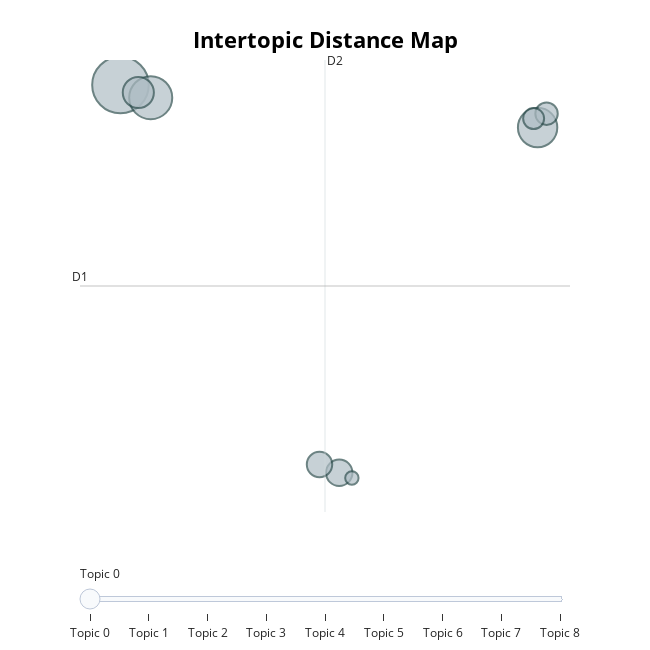
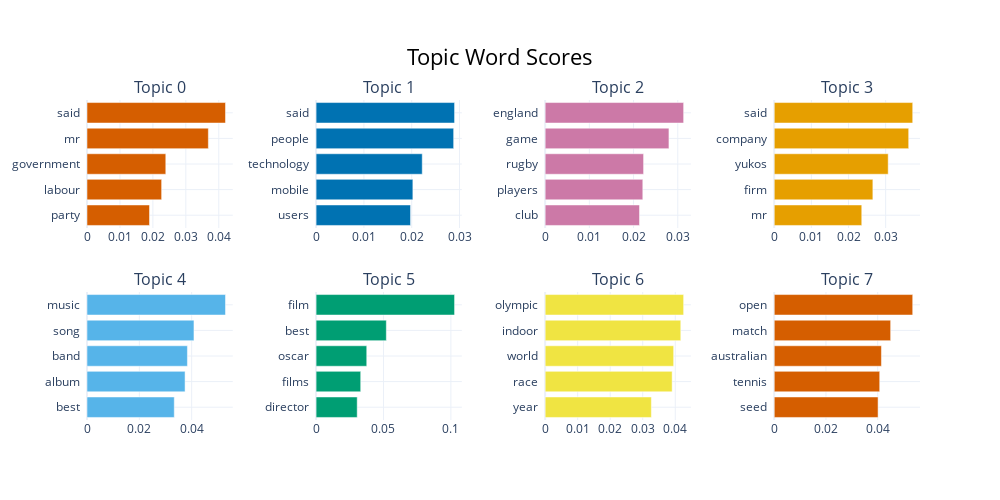

Notebook cell for these charts, in order:
### Code cell
old_topics = topic_model_baseline.get_topics()

info_df = topic_model_baseline.get_topic_info()
clean_df = info_df[info_df["Topic"] != -1].copy()

def clean_keywords(repr_list):
    return ", ".join(repr_list[:6])

clean_df["Top Keywords"] = clean_df["Representation"].apply(clean_keywords)

display_table = clean_df[["Topic", "Count", "Top Keywords"]]

import pandas as pd
pd.set_option('display.max_colwidth', None)
display(display_table.head(5))

fig_map = topic_model_baseline.visualize_topics()
fig_map.show()

fig_bar = topic_model_baseline.visualize_barchart(top_n_topics=8)
fig_bar.show()

### Figure 1 — Plotly figure (JSON) as saved in the notebook; plotly's stock layout.template omitted (floating-point values rounded to 4 significant figures)
{"data": [{"customdata": [[0, "said | mr | government | labour | party", 357], [1, "said | people | technology | mobile | users", 207], [2, "england | game | rugby | players | club", 173], [3, "said | company | yukos | firm | mr", 108], [4, "music | song | band | album | best", 78], [5, "film | best | oscar | films | director", 72], [6, "olympic | indoor | world | race | year", 56], [7, "open | match | australian | tennis | seed", 49], [8, "comedy | tv | bbc | series | celebrity", 20]], "hovertemplate": "<b>Topic %{customdata[0]}</b><br>%{customdata[1]}<br>Size: %{customdata[2]}", "legendgroup": "", "marker": {"color": "#B0BEC5", "size": [357, 207, 173, 108, 78, 72, 56, 49, 20], "sizemode": "area", "sizeref": 0.2231, "symbol": "circle", "line": {"color": "DarkSlateGrey", "width": 2}}, "mode": "markers", "name": "", "orientation": "v", "showlegend": false, "x": [-6.416, -5.697, 3.506, -5.992, -1.213, -1.682, 3.718, 3.411, -0.9122], "xaxis": "x", "y": [9.498, 8.776, 7.074, 9.068, -12.6, -12.13, 7.863, 7.587, -12.9], "yaxis": "y", "type": "scatter"}], "layout": {"xaxis": {"anchor": "y", "domain": [0.0, 1.0], "title": {"text": ""}, "visible": false, "range": [-7.379, 4.276]}, "yaxis": {"anchor": "x", "domain": [0.0, 1.0], "title": {"text": ""}, "visible": false, "range": [-14.84, 10.92]}, "legend": {"tracegroupgap": 0, "itemsizing": "constant"}, "margin": {"t": 60}, "title": {"font": {"size": 22, "color": "Black"}, "text": "<b>Intertopic Distance Map</b>", "y": 0.95, "x": 0.5, "xanchor": "center", "yanchor": "top"}, "hoverlabel": {"font": {"size": 16, "family": "Rockwell"}, "bgcolor": "white"}, "width": 650, "height": 650, "sliders": [{"active": 0, "pad": {"t": 50}, "steps": [{"args": [{"marker.color": [["red", "#B0BEC5", "#B0BEC5", "#B0BEC5", "#B0BEC5", "#B0BEC5", "#B0BEC5", "#B0BEC5", "#B0BEC5"]]}], "label": "Topic 0", "method": "update"}, {"args": [{"marker.color": [["#B0BEC5", "red", "#B0BEC5", "#B0BEC5", "#B0BEC5", "#B0BEC5", "#B0BEC5", "#B0BEC5", "#B0BEC5"]]}], "label": "Topic 1", "method": "update"}, {"args": [{"marker.color": [["#B0BEC5", "#B0BEC5", "red", "#B0BEC5", "#B0BEC5", "#B0BEC5", "#B0BEC5", "#B0BEC5", "#B0BEC5"]]}], "label": "Topic 2", "method": "update"}, {"args": [{"marker.color": [["#B0BEC5", "#B0BEC5", "#B0BEC5", "red", "#B0BEC5", "#B0BEC5", "#B0BEC5", "#B0BEC5", "#B0BEC5"]]}], "label": "Topic 3", "method": "update"}, {"args": [{"marker.color": [["#B0BEC5", "#B0BEC5", "#B0BEC5", "#B0BEC5", "red", "#B0BEC5", "#B0BEC5", "#B0BEC5", "#B0BEC5"]]}], "label": "Topic 4", "method": "update"}, {"args": [{"marker.color": [["#B0BEC5", "#B0BEC5", "#B0BEC5", "#B0BEC5", "#B0BEC5", "red", "#B0BEC5", "#B0BEC5", "#B0BEC5"]]}], "label": "Topic 5", "method": "update"}, {"args": [{"marker.color": [["#B0BEC5", "#B0BEC5", "#B0BEC5", "#B0BEC5", "#B0BEC5", "#B0BEC5", "red", "#B0BEC5", "#B0BEC5"]]}], "label": "Topic 6", "method": "update"}, {"args": [{"marker.color": [["#B0BEC5", "#B0BEC5", "#B0BEC5", "#B0BEC5", "#B0BEC5", "#B0BEC5", "#B0BEC5", "red", "#B0BEC5"]]}], "label": "Topic 7", "method": "update"}, {"args": [{"marker.color": [["#B0BEC5", "#B0BEC5", "#B0BEC5", "#B0BEC5", "#B0BEC5", "#B0BEC5", "#B0BEC5", "#B0BEC5", "red"]]}], "label": "Topic 8", "method": "update"}]}], "shapes": [{"line": {"color": "#CFD8DC", "width": 2}, "type": "line", "x0": -1.551, "x1": -1.551, "y0": -14.84, "y1": 10.92}, {"line": {"color": "#9E9E9E", "width": 2}, "type": "line", "x0": -7.379, "x1": 4.276, "y0": -1.956, "y1": -1.956}], "annotations": [{"showarrow": false, "text": "D1", "x": -7.379, "y": -1.956, "yshift": 10}, {"showarrow": false, "text": "D2", "x": -1.551, "xshift": 10, "y": 10.92}]}}

### Figure 2 — Plotly figure (JSON) as saved in the notebook; plotly's stock layout.template omitted (floating-point values rounded to 4 significant figures)
{"data": [{"marker": {"color": "#D55E00"}, "orientation": "h", "x": [0.01897, 0.02265, 0.02392, 0.03684, 0.04204], "y": ["party  ", "labour  ", "government  ", "mr  ", "said  "], "type": "bar", "xaxis": "x", "yaxis": "y"}, {"marker": {"color": "#0072B2"}, "orientation": "h", "x": [0.01975, 0.02024, 0.0222, 0.02877, 0.02896], "y": ["users  ", "mobile  ", "technology  ", "people  ", "said  "], "type": "bar", "xaxis": "x2", "yaxis": "y2"}, {"marker": {"color": "#CC79A7"}, "orientation": "h", "x": [0.02134, 0.02209, 0.02227, 0.02801, 0.03133], "y": ["club  ", "players  ", "rugby  ", "game  ", "england  "], "type": "bar", "xaxis": "x3", "yaxis": "y3"}, {"marker": {"color": "#E69F00"}, "orientation": "h", "x": [0.02357, 0.02656, 0.03069, 0.0362, 0.03729], "y": ["mr  ", "firm  ", "yukos  ", "company  ", "said  "], "type": "bar", "xaxis": "x4", "yaxis": "y4"}, {"marker": {"color": "#56B4E9"}, "orientation": "h", "x": [0.03335, 0.03748, 0.03837, 0.04087, 0.05292], "y": ["best  ", "album  ", "band  ", "song  ", "music  "], "type": "bar", "xaxis": "x5", "yaxis": "y5"}, {"marker": {"color": "#009E73"}, "orientation": "h", "x": [0.03051, 0.03311, 0.03759, 0.05212, 0.1027], "y": ["director  ", "films  ", "oscar  ", "best  ", "film  "], "type": "bar", "xaxis": "x6", "yaxis": "y6"}, {"marker": {"color": "#F0E442"}, "orientation": "h", "x": [0.03266, 0.03905, 0.03951, 0.0417, 0.04258], "y": ["year  ", "race  ", "world  ", "indoor  ", "olympic  "], "type": "bar", "xaxis": "x7", "yaxis": "y7"}, {"marker": {"color": "#D55E00"}, "orientation": "h", "x": [0.04014, 0.04078, 0.04144, 0.045, 0.05353], "y": ["seed  ", "tennis  ", "australian  ", "match  ", "open  "], "type": "bar", "xaxis": "x8", "yaxis": "y8"}], "layout": {"xaxis": {"anchor": "y", "domain": [0.0, 0.175], "showgrid": true}, "yaxis": {"anchor": "x", "domain": [0.6, 1.0], "showgrid": true}, "xaxis2": {"anchor": "y2", "domain": [0.275, 0.45], "showgrid": true}, "yaxis2": {"anchor": "x2", "domain": [0.6, 1.0], "showgrid": true}, "xaxis3": {"anchor": "y3", "domain": [0.55, 0.725], "showgrid": true}, "yaxis3": {"anchor": "x3", "domain": [0.6, 1.0], "showgrid": true}, "xaxis4": {"anchor": "y4", "domain": [0.825, 1.0], "showgrid": true}, "yaxis4": {"anchor": "x4", "domain": [0.6, 1.0], "showgrid": true}, "xaxis5": {"anchor": "y5", "domain": [0.0, 0.175], "showgrid": true}, "yaxis5": {"anchor": "x5", "domain": [0.0, 0.4], "showgrid": true}, "xaxis6": {"anchor": "y6", "domain": [0.275, 0.45], "showgrid": true}, "yaxis6": {"anchor": "x6", "domain": [0.0, 0.4], "showgrid": true}, "xaxis7": {"anchor": "y7", "domain": [0.55, 0.725], "showgrid": true}, "yaxis7": {"anchor": "x7", "domain": [0.0, 0.4], "showgrid": true}, "xaxis8": {"anchor": "y8", "domain": [0.825, 1.0], "showgrid": true}, "yaxis8": {"anchor": "x8", "domain": [0.0, 0.4], "showgrid": true}, "annotations": [{"font": {"size": 16}, "showarrow": false, "text": "Topic 0", "x": 0.0875, "xanchor": "center", "xref": "paper", "y": 1.0, "yanchor": "bottom", "yref": "paper"}, {"font": {"size": 16}, "showarrow": false, "text": "Topic 1", "x": 0.3625, "xanchor": "center", "xref": "paper", "y": 1.0, "yanchor": "bottom", "yref": "paper"}, {"font": {"size": 16}, "showarrow": false, "text": "Topic 2", "x": 0.6375, "xanchor": "center", "xref": "paper", "y": 1.0, "yanchor": "bottom", "yref": "paper"}, {"font": {"size": 16}, "showarrow": false, "text": "Topic 3", "x": 0.9125, "xanchor": "center", "xref": "paper", "y": 1.0, "yanchor": "bottom", "yref": "paper"}, {"font": {"size": 16}, "showarrow": false, "text": "Topic 4", "x": 0.0875, "xanchor": "center", "xref": "paper", "y": 0.4, "yanchor": "bottom", "yref": "paper"}, {"font": {"size": 16}, "showarrow": false, "text": "Topic 5", "x": 0.3625, "xanchor": "center", "xref": "paper", "y": 0.4, "yanchor": "bottom", "yref": "paper"}, {"font": {"size": 16}, "showarrow": false, "text": "Topic 6", "x": 0.6375, "xanchor": "center", "xref": "paper", "y": 0.4, "yanchor": "bottom", "yref": "paper"}, {"font": {"size": 16}, "showarrow": false, "text": "Topic 7", "x": 0.9125, "xanchor": "center", "xref": "paper", "y": 0.4, "yanchor": "bottom", "yref": "paper"}], "title": {"font": {"size": 22, "color": "Black"}, "text": "Topic Word Scores", "x": 0.5, "xanchor": "center", "yanchor": "top"}, "hoverlabel": {"font": {"size": 16, "family": "Rockwell"}, "bgcolor": "white"}, "showlegend": false, "width": 1000, "height": 500}}
